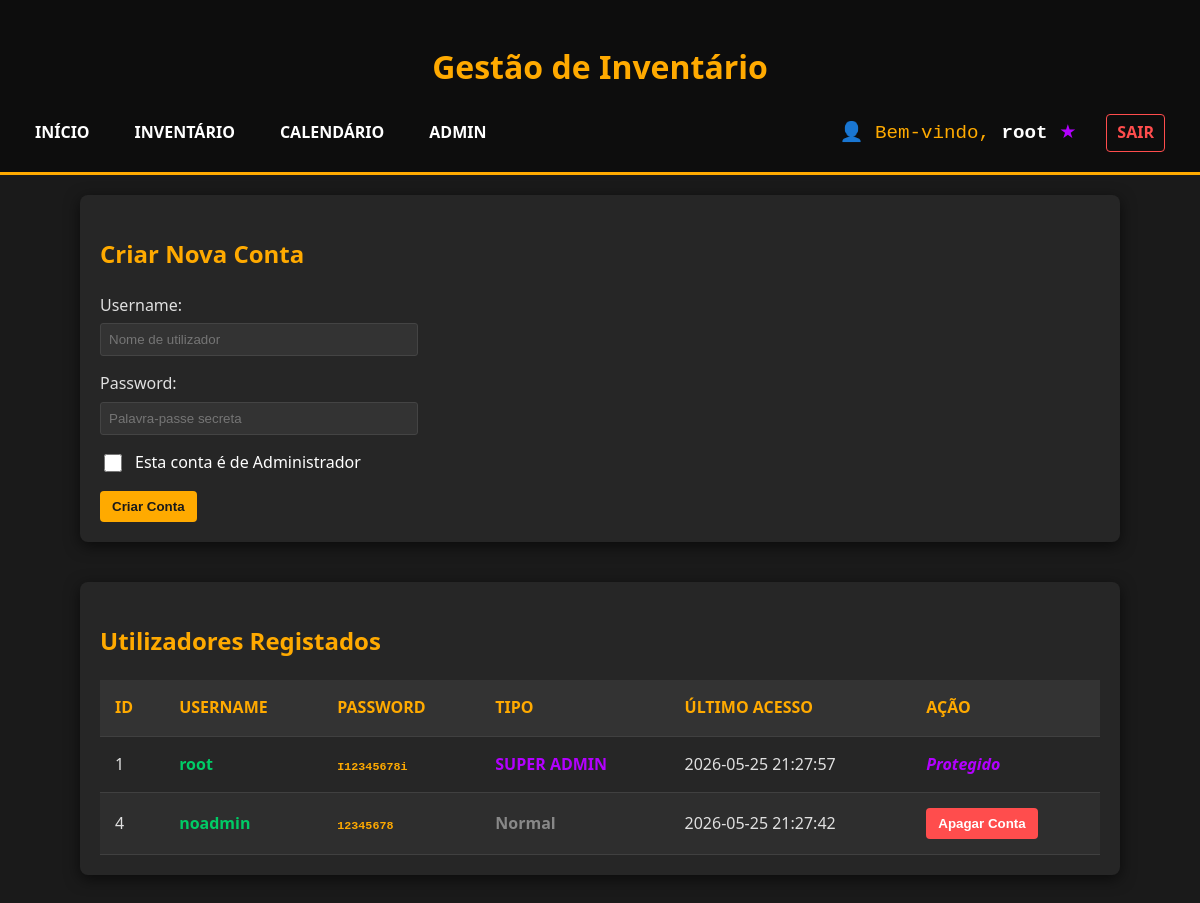
The page /admin.php (signed in) on the database as committed earlier.
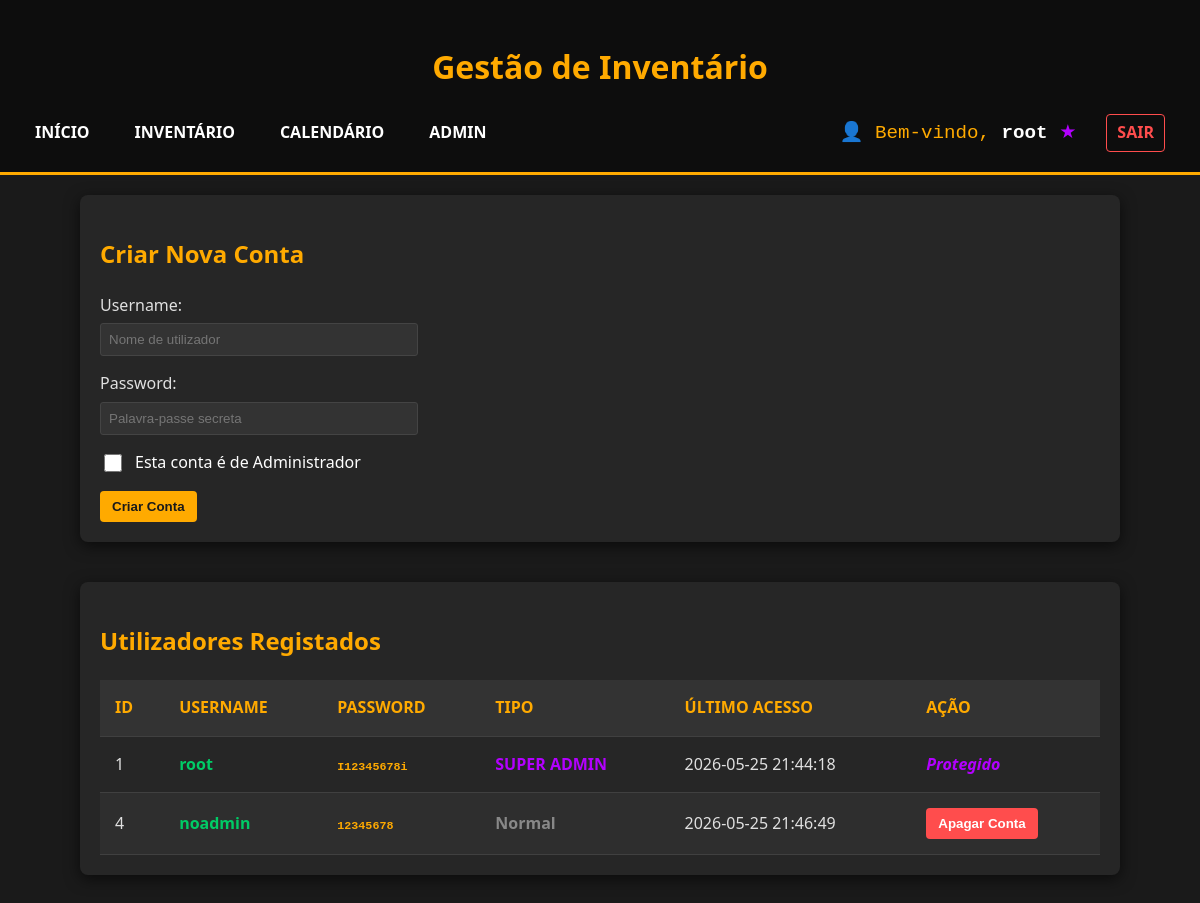
The same page on the database as committed later.
### tables this page shows
CREATE TABLE users (
    id INTEGER PRIMARY KEY AUTOINCREMENT,
    username TEXT NOT NULL UNIQUE,
    password TEXT NOT NULL,
    is_admin INTEGER DEFAULT 0, -- 0: Normal, 1: Admin, 2: Super Admin
    ultimo_acesso DATETIME
);

### admin.php (the view, shortened to what this page needs)
<?php
require_once 'scripts/database.php';
$result = $db->query("SELECT * FROM users");
?>
<!DOCTYPE html>
<html lang="pt">
<head>
    <link rel="stylesheet" href="styles/style.css">
</head>
<body>
    <header>
        <h1>Gestão de Inventário</h1>
        <nav style="display: flex; align-items: center; gap: 15px; flex-wrap: wrap;">
            <a href="index.html">Início</a>
            <a href="inventory.php">Inventário</a>
            <a href="calendario.php">Calendário</a>
            <?php if (isset($_SESSION['is_admin']) && $_SESSION['is_admin'] > 0): ?>
                <a href="admin.php">Admin</a>
            <?php endif; ?>
            <div style="margin-left: auto; display: flex; align-items: center; gap: 15px;">
                <span style="color: #ffaa00; font-family: 'VT323', monospace; font-size: 1.2rem;">
                    👤 Bem-vindo, <strong style="color: #fff;"><?php echo htmlspecialchars($_SESSION['username']); ?></strong>
                    <?php if ($_SESSION['is_admin'] == 2): ?>
                        <span style="color: #b300ff;" title="Super Admin">★</span>
                    <?php elseif ($_SESSION['is_admin'] == 1): ?>
                        <span style="color: #ff4d4d;" title="Admin">★</span>
                    <?php endif; ?>
                </span>
                <a href="logout.php" style="color: #ff4d4d; font-weight: bold; padding: 5px 10px; border: 1px solid #ff4d4d; border-radius: 4px; text-decoration: none;">Sair</a>
            </div>
        </nav>
    </header>
    <main>
        <section class="inventory-container" style="margin-top: 20px;">
            <h2>Criar Nova Conta</h2>
            <form action="admin.php" method="POST">
                <label for="username">Username:</label>
                <input type="text" name="username" id="username" placeholder="Nome de utilizador" required>
                <label for="password">Password:</label>
                <input type="password" name="password" id="password" placeholder="Palavra-passe secreta" required>
                <label style="display: flex; align-items: center; gap: 10px; margin-bottom: 15px; cursor: pointer; color: white;">
                    <input type="checkbox" name="is_admin" value="1" style="width: 18px; height: 18px; accent-color: #ffaa00;">
                    Esta conta é de Administrador
                </label>
                <button type="submit">Criar Conta</button>
            </form>
        </section>
        <section class="inventory-container">
            <h2>Utilizadores Registados</h2>
            <table>
                <thead>
                    <tr>
                        <th>ID</th>
                        <th>Username</th>
                        <th>Password</th>
                        <th>Tipo</th>
                        <th>Último Acesso</th>
                        <th>Ação</th>
                    </tr>
                </thead>
                <tbody>
                    <?php
                    while ($user = $result->fetchArray(SQLITE3_ASSOC)):
                    ?>
                        <tr>
                            <td data-label="ID"><?php echo $user['id']; ?></td>
                            <td data-label="Username" style="font-weight: bold; color: #00cc66;"><?php echo htmlspecialchars($user['username']); ?></td>
                            <td data-label="Password">
                                <span class="hash-text" style="color: #ffaa00; font-weight: bold;">
                                    <?php echo htmlspecialchars($user['password']); ?>
                                </span>
                            </td>
                            <td data-label="Tipo" style="font-weight: bold; <?php
                                if ($user['is_admin'] == 2) echo 'color: #b300ff;';
                                elseif ($user['is_admin'] == 1) echo 'color: #ff4d4d;';
                                else echo 'color: #888;';
                            ?>">
                                <?php
                                    if ($user['is_admin'] == 2) echo 'SUPER ADMIN';
                                    elseif ($user['is_admin'] == 1) echo 'Admin';
                                    else echo 'Normal';
                                ?>
                            </td>
                            <td data-label="Último Acesso"><?php echo $user['ultimo_acesso'] ? htmlspecialchars($user['ultimo_acesso']) : 'Nunca fez login'; ?></td>
                            <td data-label="Ação">
                                <?php if ($user['is_admin'] == 2): ?>
                                    <span style="color: #b300ff; font-style: italic; font-weight: bold;">Protegido</span>
                                <?php else: ?>
                                    <form method="POST" action="admin.php" style="margin: 0;">
                                        <button type="submit" onclick="return confirm('Apagar o utilizador <?php echo addslashes(htmlspecialchars($user['username'])); ?>?');" style="background-color: #ff4d4d; color: white;">Apagar Conta</button>
                                    </form>
                                <?php endif; ?>
                            </td>
                        </tr>
                    <?php endwhile; ?>
                </tbody>
            </table>
        </section>
    </main>
</body>
</html>

### styles/style.css (style rules this page uses)
body { font-family: 'Segoe UI', Tahoma, Geneva, Verdana, sans-serif; background-color: #1a1a1a; color: #e0e0e0; margin: 0; padding: 0; line-height: 1.6; }
h1, h2, h3 { color: #ffaa00; }
header { background-color: #0d0d0d; padding: 20px; text-align: center; border-bottom: 3px solid #ffaa00; }
header nav a { color: #ffffff; text-decoration: none; margin: 0 15px; font-weight: bold; text-transform: uppercase; transition: color 0.3s; }
.inventory-container { max-width: 1000px; margin: 40px auto; padding: 20px; background-color: #262626; border-radius: 8px; box-shadow: 0 4px 15px rgba(0,0,0,0.6); }
.inventory-container table { width: 100%; border-collapse: collapse; margin-top: 20px; }
th, td { padding: 15px; text-align: left; border-bottom: 1px solid #404040; }
th { background-color: #333333; color: #ffaa00; text-transform: uppercase; }
tbody tr:nth-child(even) { background-color: #2e2e2e; }

### admin.php (style rules this page uses)
button { background-color: #ffaa00; color: #1a1a1a; font-weight: bold; padding: 8px 12px; border: none; border-radius: 4px; cursor: pointer; }
input[type="text"], input[type="password"] { padding: 8px; margin: 5px 0 15px 0; border-radius: 3px; border: 1px solid #444; background: #333; color: white; width: 100%; max-width: 300px; display: block; }
.hash-text { font-family: monospace; font-size: 0.9em; overflow-wrap: break-word; }

Rows that differ between the two databases and show on the page:
changed users "root": ultimo_acesso "2026-05-25 21:27:57" → "2026-05-25 21:44:18"
changed users "noadmin": ultimo_acesso "2026-05-25 21:27:42" → "2026-05-25 21:46:49"
